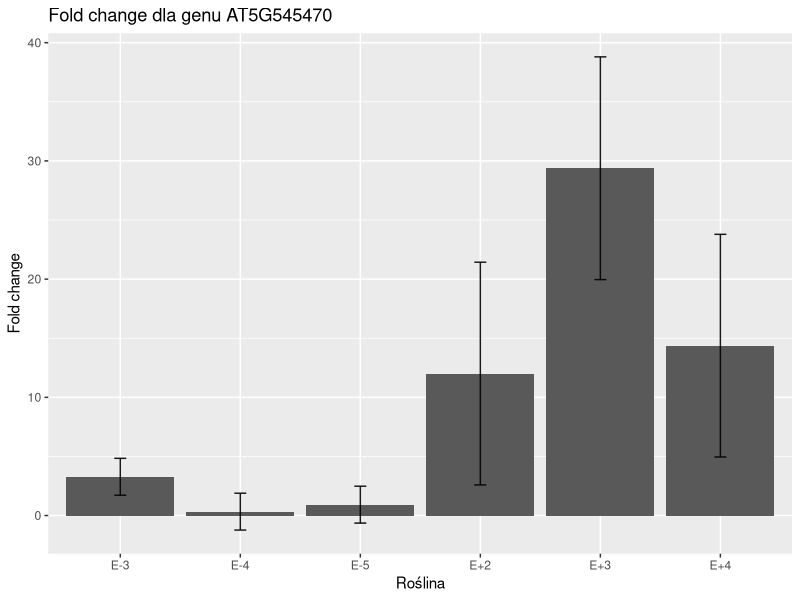
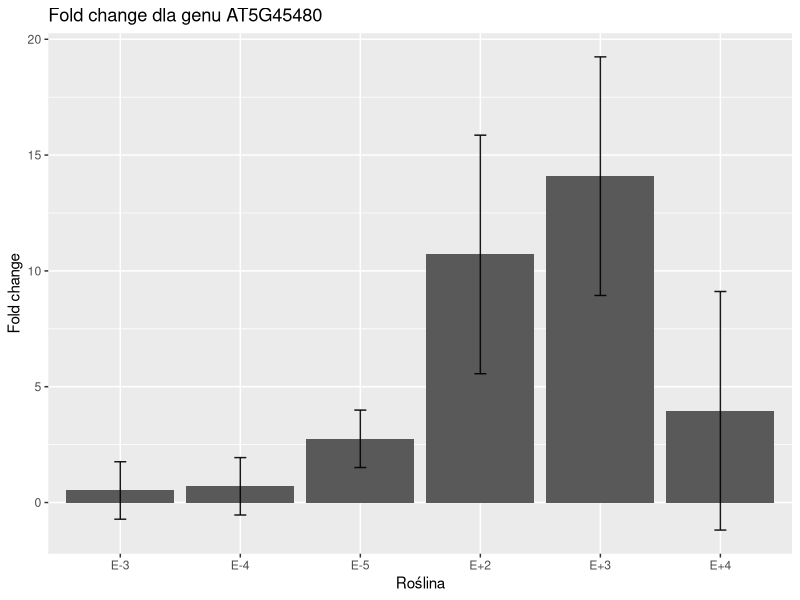
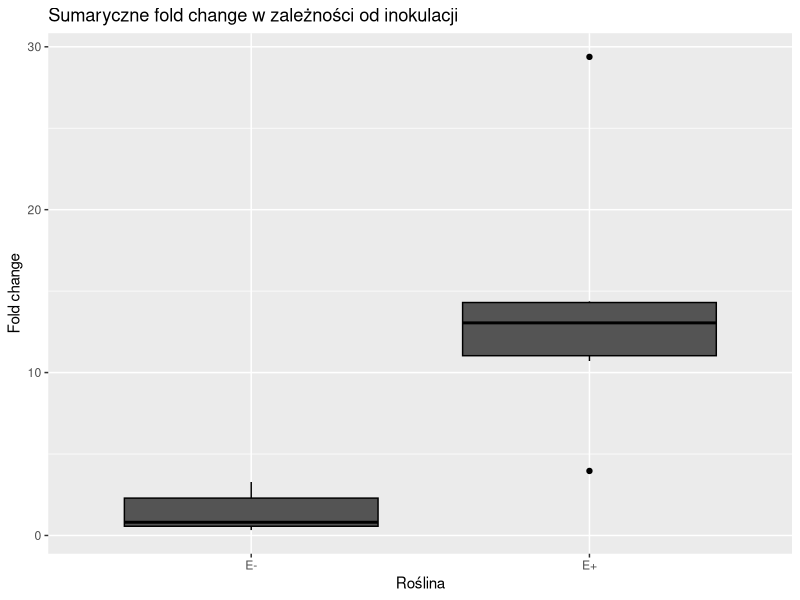
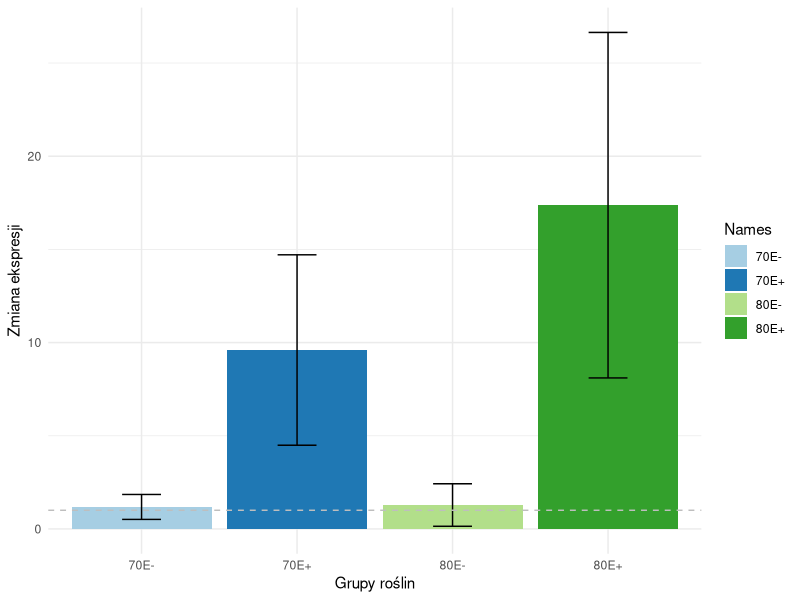

Source code (R) for these figures, in order:
## ---- chunk 1
require(ggplot2)
require(readxl)
## ---- chunk 2
fold.70 <- c(3.28, 0.33, 0.92, 12.01, 29.38, 14.37)
fold.80 <- c(0.52, 0.7, 2.75, 10.71, 14.09, 3.96)
names <- c('E-3', 'E-4', 'E-5', 'E+2', 'E+3', 'E+4')
sd.70 <- c(1.56, 1.56, 1.56, 9.42, 9.42, 9.42)
sd.80 <- c(1.24, 1.24, 1.24, 5.15, 5.15, 5.15)
## ---- chunk 3
df.70 <- data.frame(names, fold.70, sd.70)
## ---- chunk 4
df.80 <- data.frame(names, fold.80)
## ---- chunk 5
ggplot(data = df.70, aes(names, fold.70))+
  geom_bar(stat="identity")+
  labs(title = "Fold change dla genu AT5G545470", x = "Roślina", y = "Fold change")+
  geom_errorbar( aes(x=names, ymin=fold.70-sd.70, ymax=fold.70+sd.70), width=0.1, colour="black", alpha=0.9, size=0.5)
## ---- chunk 6
ggplot(data = df.80, aes(names, fold.80))+
  geom_bar(stat="identity")+
  labs(title = "Fold change dla genu AT5G45480", x = "Roślina", y = "Fold change")+
  geom_errorbar( aes(x=names, ymin=fold.80-sd.80, ymax=fold.80+sd.80), width=0.1, colour="black", alpha=0.9, size=0.5)
## ---- chunk 7
plant <- c(rep("E-", 3), rep("E+", 3), rep("E-", 3), rep("E+", 3))
goi <- c(rep("70", 6), rep("80", 6))
fold.change <- c(3.28, 0.33, 0.92, 12.01, 29.38, 14.37, 0.52, 0.7, 2.75, 10.71, 14.09, 3.96)
anova.df <- data.frame(plant, goi, fold.change)
anova.df
## ---- chunk 8
fc.anova <- aov(fold.change ~ plant + goi, data=anova.df)
summary(fc.anova)
## ---- chunk 9
TukeyHSD(fc.anova)
## ---- chunk 10
ggplot(anova.df, aes(x=plant, y=fold.change, fill=goi)) +
  geom_boxplot(color="black", fill="grey33")+
  labs(title = "Sumaryczne fold change w zależności od inokulacji", x = "Roślina", y = "Fold change")
## ---- chunk 11
fc.80 <- c(19.8534670965914, 25.1537603178427, 7.1128113336176)
fc.80K <- c(0.537154086796111, 0.717441216574784, 2.5948651460465)
fc.70 <- c(6.04488860482307, 15.4592263420886, 7.29698889158926)
fc.70K <- c(1.54866086591344, 1.58037420691945, 0.408586245836077)
## ---- chunk 12
error.bars <- c(0.67, 5.11, 1.14, 9.27)
fcs <- c(mean(fc.70K), mean(fc.70), mean(fc.80K), mean(fc.80))
names <- c('70E-','70E+','80E-','80E+')
## ---- chunk 13
df <- data.frame(names, fcs, error.bars)
df
## ---- chunk 14
ggplot(df, aes(x = names, y = fcs, fill = names)) +
  geom_bar(stat = "identity", position = "dodge") +
  geom_errorbar(aes(ymin = fcs - error.bars, ymax = fcs + error.bars),
                position = position_dodge(width = 0.8), width = 0.25) +
  labs(x = "Grupy roślin", y = "Zmiana ekspresji", fill = "Names") +
  scale_fill_manual(values = c("#A6CEE3", "#1F78B4", "#B2DF8A", "#33A02C")) +
  geom_hline(yintercept = 1, linetype = "dashed", color = "grey") +
  theme_minimal()
## ---- chunk 15
t.test.80 <- t.test(fc.80,fc.80K, var.equal = TRUE)
t.test.80
## ---- chunk 16
t.test.70 <- t.test(fc.70,fc.70K, var.equal = TRUE)
t.test.70
